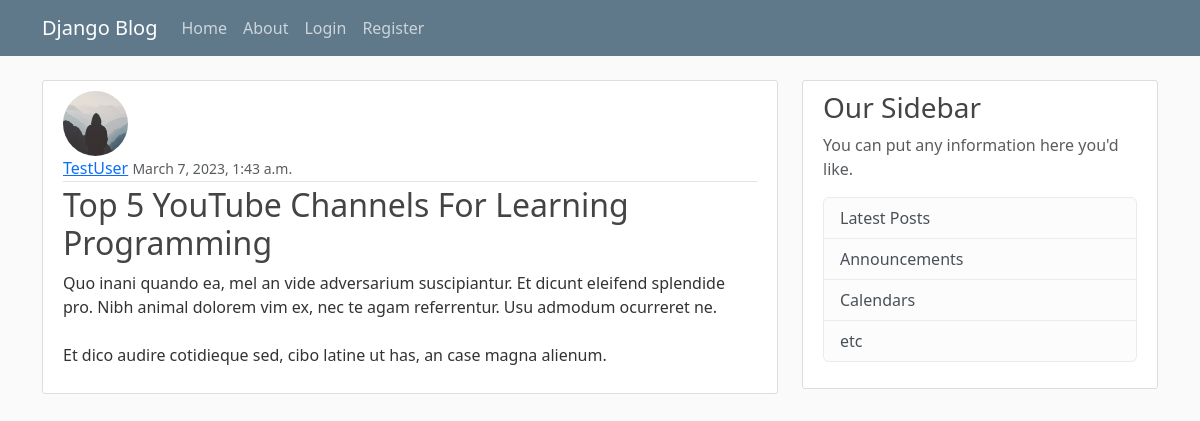
The page /post/29/ on the database its author committed.
### blog/models.py (models this page shows, shortened)
class Post(models.Model):
    title = models.CharField(max_length=100)
    content = models.TextField()
    date_Posted = models.DateTimeField(auto_now_add=True)
    author = models.ForeignKey(User, on_delete=models.CASCADE)

### users/models.py (models this page shows, shortened)
class Profile(models.Model):
    user = models.OneToOneField(User, on_delete=models.CASCADE)
    image = models.ImageField(default='default.jpg',upload_to='profile_pics')

### blog/views.py (the view)
# urls.py: path('post/<int:pk>/', PostDetailView.as_view(), name='post-detail'),
class PostDetailView(DetailView):
    model = Post

### blog/templates/blog/post_detail.html (shortened to what this page needs)
{% extends 'blog/base.html' %} {% block content %}
<article class="media content-section">
  <img
    class="rounded-circle article-img"
    src="{{ object.author.profile.image.url }}"
  />
  <div class="media-body">
    <div class="article-metadata">
      <a class="mr-2" href="#">{{ object.author }}</a>
      <small class="text-muted">{{ object.date_Posted }}</small>
    </div>
    <h2 class="article-title">{{ object.title }}</h2>
    <p class="article-content">{{ object.content }}</p>
  </div>
</article>
{% endblock content %}

### blog/static/blog/main.css (style rules this page uses)
body { background: #fafafa; color: #333333; margin-top: 5rem; }
h1, h2, h3, h4, h5, h6 { color: #444444; }
.content-section { background: #ffffff; padding: 10px 20px; border: 1px solid #dddddd; border-radius: 3px; margin-bottom: 20px; }
.article-title { color: #444444; }
.article-content { white-space: pre-line; }
.article-img { height: 65px; width: 65px; margin-right: 16px; }
.article-metadata { padding-bottom: 1px; margin-bottom: 4px; border-bottom: 1px solid #e3e3e3 }

### rows shown on the page
Post: author.profile.image (placeholder picture), author "TestUser", date_Posted "March 7, 2023, 1:43 a.m.", title "Top 5 YouTube Channels For Learning Programming", content "Quo inani quando ea, mel an vide adversarium suscipiantur. Et dicunt eleifend splendide pro. Nibh animal dolorem vim ex, nec te agam referrentur. Usu admodum ocurreret ne. Et dico audire cotidieque sed, cibo latine ut has, an case magna alienum."
